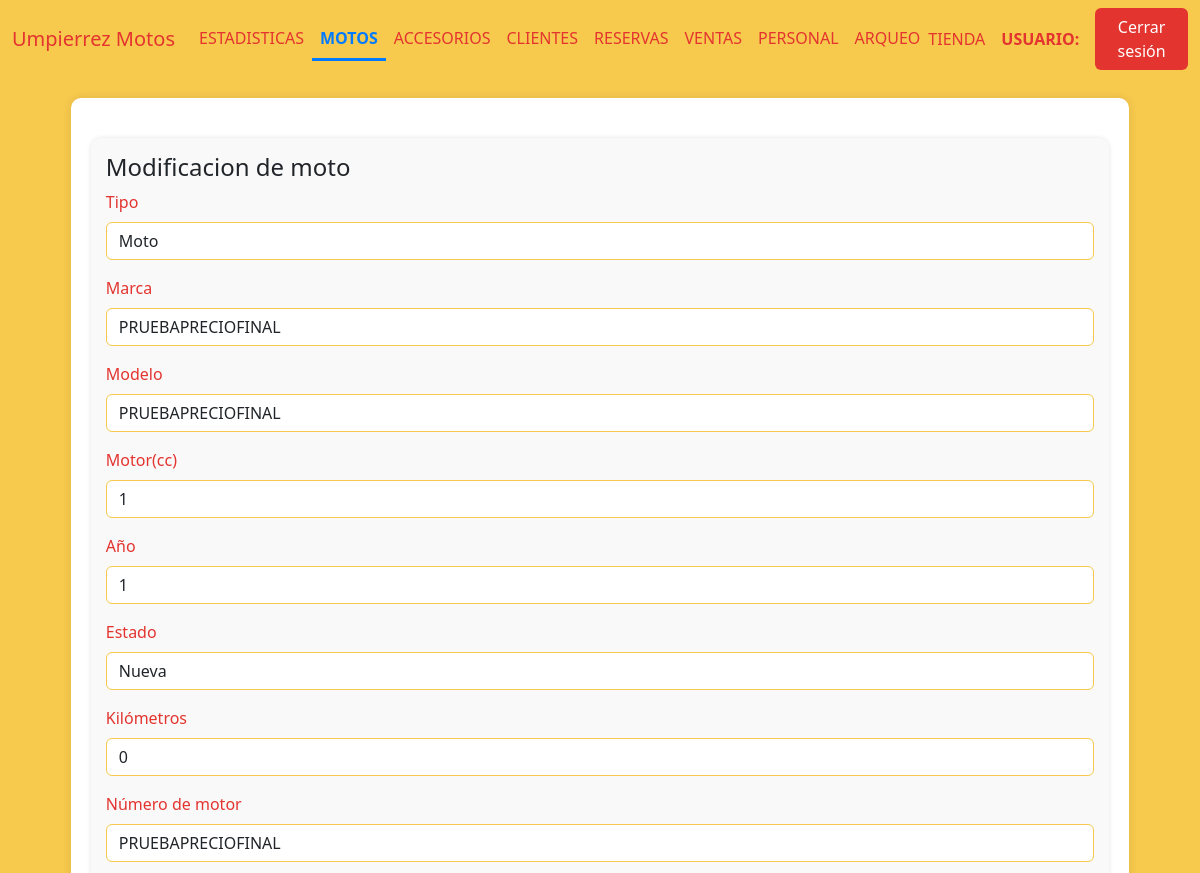
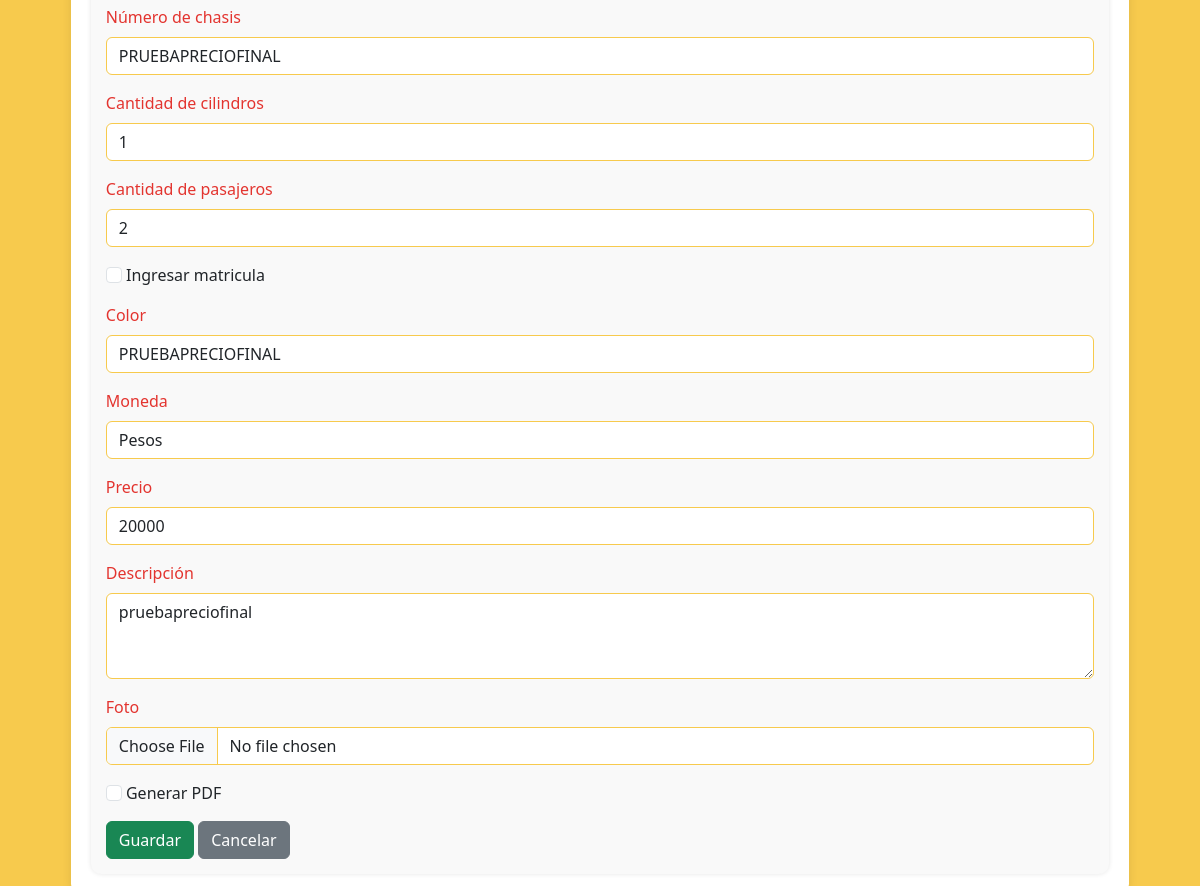
Page /moto_modificacion/61 (signed in) on the earlier database version (2 pictures, top to bottom).
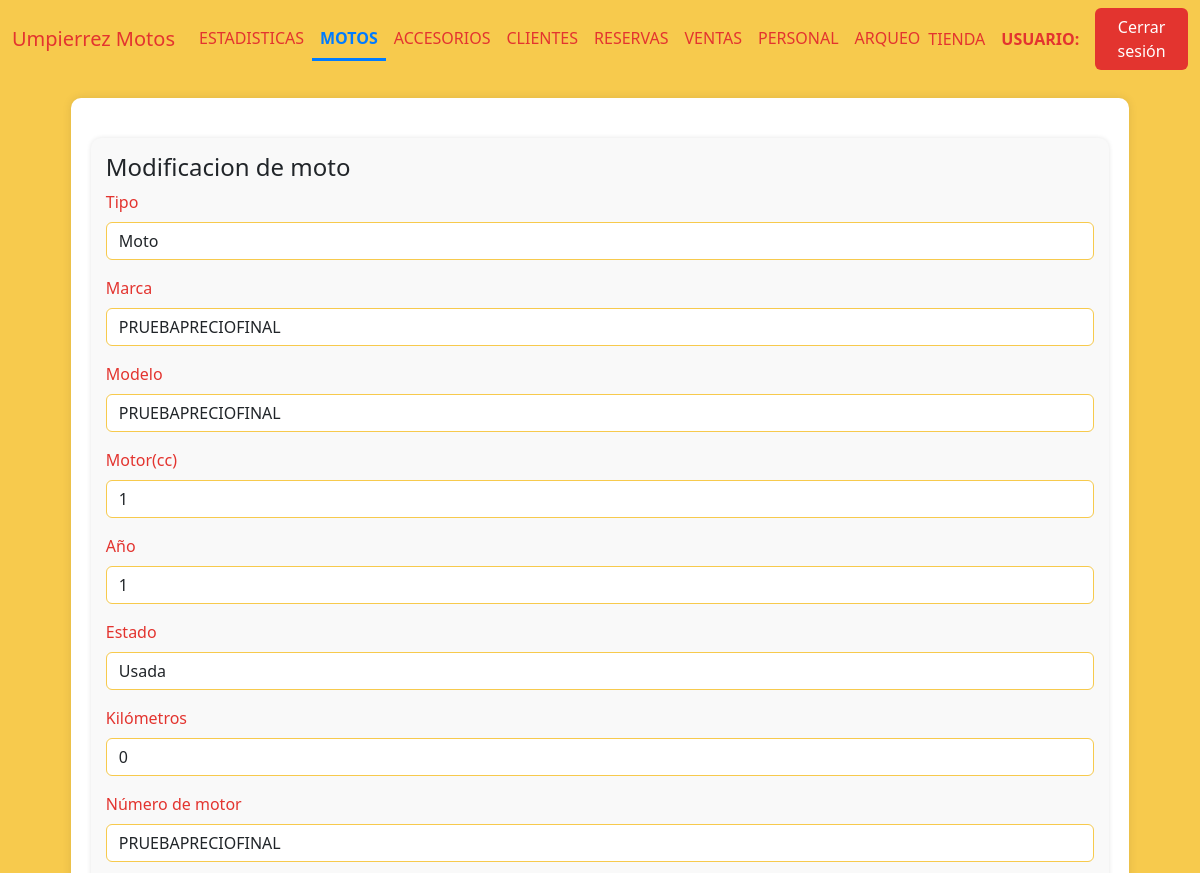
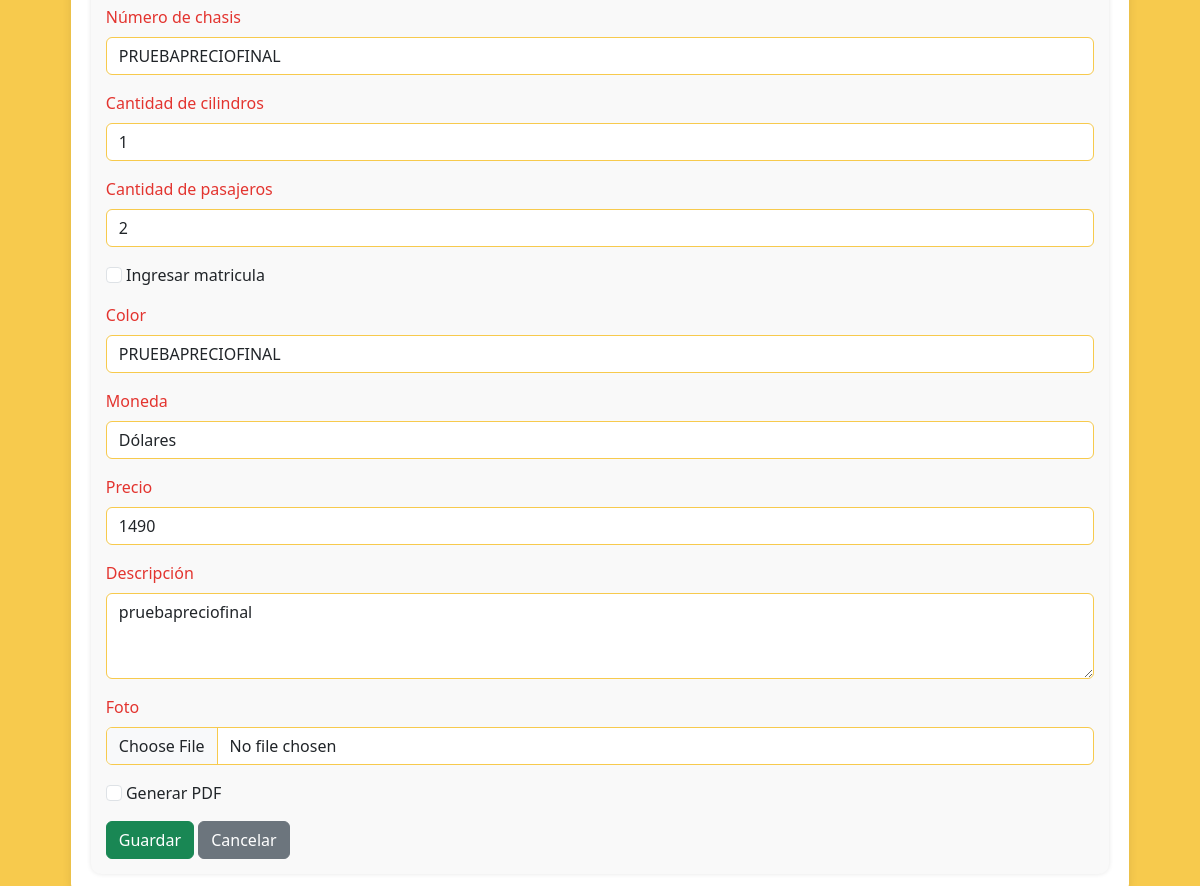
Same page on the later database version (2 pictures, top to bottom).
### AppUM/models.py (models this page shows)
class Moto(models.Model):
    marca = models.CharField(max_length=20)
    modelo = models.CharField(max_length=20)
    anio = models.IntegerField()
    motor = models.IntegerField()
    estado = models.CharField(max_length=10)
    kilometros = models.IntegerField()
    precio = models.DecimalField(max_digits=10, decimal_places=2)
    color = models.CharField(max_length=20)
    num_motor = models.CharField(max_length=40, unique=True)
    num_chasis = models.CharField(max_length=40, unique=True)
    num_cilindros = models.IntegerField(default=1)
    cantidad_pasajeros = models.IntegerField(default=2)
    foto = models.ImageField(null=True, blank=True, upload_to="motos/fotos/")
    pertenece_tienda = models.BooleanField()
    pertenece_taller = models.BooleanField()
    identificacion_pdf = models.FileField(upload_to='motos/pdfs/', null=True, blank=True)
    observaciones = models.TextField(null=True, blank=True)
    fecha_ingreso = models.DateTimeField(auto_now_add=True)
    moneda_precio = models.CharField(max_length=10,default=True,null=True)
    tipo = models.CharField(max_length=20,blank=True)
    precio_final = models.DecimalField(max_digits=10, decimal_places=2,default=0)

### AppUM/decorators.py (the view)
    def _wrapped_view(request, *args, **kwargs):
        user = request.user
        if user.is_authenticated:
            usuario_consulta = Personal.objects.filter(usuario=user.username).first()
            if usuario_consulta:
                if Administrativo.objects.filter(personal_ptr_id=usuario_consulta.id,activo=1).exists():
                    return view_func(request, *args, **kwargs)
                else:
                    raise PermissionDenied
            else:
                return view_func(request, *args, **kwargs)
        else:
            return redirect('Login')  # Redirigir al login si no está autenticado

### AppUM/templates/perfil_administrativo/motos/modificacion_moto.html (shortened to what the changed rows need)
{% extends "perfil_administrativo/padre_perfil_administrativo.html" %}
{% load static %}
{% block contenidoQueCambia %}
<div class="table-container" id="inventarios">
    <div class="form-container" id="motoForm">
        <form action="{% url 'MotoModificacion' datos_moto.id %}" enctype="multipart/form-data" method="POST">{% csrf_token %}
            <div class="mb-3">
                <label for="marca" class="form-label">Tipo</label>
                <select class="form-control" name="tipo_moto" id="tipo_moto">
                    <option value="Moto" {% if datos_moto.tipo == "Moto" %}selected{% endif %}>Moto</option>
                </select>
            </div>
            <div class="mb-3">
                <label for="marca" class="form-label">Marca</label>
                <input value="{{ datos_moto.marca }}" type="text" class="form-control" name="marca_moto" id="marca" placeholder="Ingrese la marca" maxlength="20">
            </div>
            <div class="mb-3">
                <label for="modelo" class="form-label">Modelo</label>
                <input value="{{ datos_moto.modelo }}" type="text" class="form-control" name="modelo_moto" id="modelo" placeholder="Ingrese el modelo" maxlength="20">
            </div>
            <div class="mb-3">
                <label for="motor" class="form-label">Motor(cc)</label>
                <input value="{{ datos_moto.motor }}" type="number" class="form-control" name="motor_moto" id="motor" placeholder="Ingrese la cilindrada">
            </div>
            <div class="mb-3">
                <label for="anio" class="form-label">Año</label>
                <input value="{{ datos_moto.anio }}" type="number" class="form-control" name="anio_moto" id="anio" placeholder="Ingrese el año">
            </div>
            <div class="mb-3">
                <label for="estado" class="form-label">Estado</label>
                <select value="{{ datos_moto.estado }}" class="form-control" name="estado_moto" id="estado" onchange="toggleFields()">
                    <option value="Usada" {% if datos_moto.estado == "Usada" %}selected{% endif %}>Usada</option>
                    <option value="Nueva" {% if datos_moto.estado == "Nueva" %}selected{% endif %}>Nueva</option>
                </select>
            </div>
            <div class="mb-3" id="kms">
                <label for="kilometros" class="form-label" id="label_km">Kilómetros</label>
                <input value="{{ datos_moto.kilometros }}" type="number" class="form-control" name="km_moto" id="kilometros" placeholder="Ingrese los kilómetros">
            </div>
            <div class="mb-3">
                <label for="num_motor" class="form-label">Número de motor</label>
                <input value="{{ datos_moto.num_motor }}" type="text" class="form-control" name="num_motor_moto" id="num_motor" placeholder="Ingrese el número de motor" maxlength="40">
            </div>
            <div class="mb-3">
                <label for="num_chasis" class="form-label">Número de chasis</label>
                <input value="{{ datos_moto.num_chasis }}" type="text" class="form-control" name="num_chasis_moto" id="num_chasis" placeholder="Ingrese el número de chasis" maxlength="40">
            </div>
            <div class="mb-3" id="num_cilindros">
                <label for="num_chasis" class="form-label">Cantidad de cilindros</label>
                <input value="{{ datos_moto.num_cilindros }}" type="number" class="form-control" name="num_cilindros" id="num_padron" placeholder="Ingrese la cantidad de cilindros" required>
            </div>
            <div class="mb-3" id="num_pasajeros">
                <label for="num_chasis" class="form-label">Cantidad de pasajeros</label>
                <input value="{{ datos_moto.cantidad_pasajeros }}" type="number" class="form-control" name="num_pasajeros" id="num_padron" placeholder="Ingrese la cantidad de pasajeros" required>
            </div>
            <div class="mb-3">
                <label for="color" class="form-label">Color</label>
                <input value="{{ datos_moto.color }}" type="text" class="form-control" name="color_moto" id="color" placeholder="Ingrese el color" maxlength="20">
            </div>
            <div class="mb-3" id="documento_cliente">
                <div class="input-group">
                    <select value="{{ datos_moto.moneda_precio }}" class="form-control" name="moneda_precio" id="moneda_precio">
                        <option value="Pesos" {% if datos_moto.moneda_precio == "Pesos" %}selected{% endif %}>Pesos</option>
                        <option value="Dolares" {% if datos_moto.moneda_precio == "Dolares" %}selected{% endif %}>Dólares</option>
                    </select>
                </div>
            </div>
            <div class="mb-3">
                <label for="precio" class="form-label">Precio</label>
                <input value="{{ precio }}" type="number" class="form-control" name="precio_moto" id="precio" placeholder="Ingrese el precio" required>
            </div>
            <div class="mb-3">
                <label for="descripcion" class="form-label">Descripción</label>
                <textarea class="form-control" name="descripcion_moto" id="descripcion" placeholder="Ingrese una descripción" rows="3">{{ datos_moto.observaciones }}</textarea>
            </div>
        </form>
    </div>
</div>
{% endblock %}

Differences in the rows shown:
changed Moto "Moto": estado_moto "Nueva" → "Usada"; moneda_precio "Pesos" → "Dólares"
Other differences:
form field precio_moto: "20000" → "1490"
